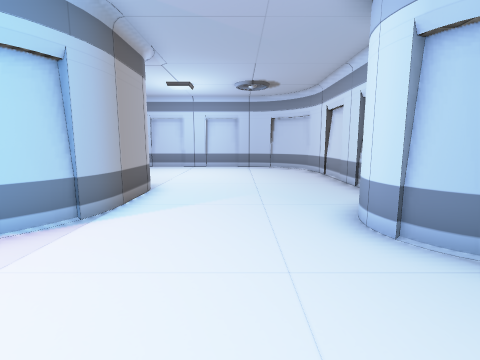
View 1 (above)

16 first-person views from a walk through a scene from a Unity 3-D project. The camera is 1.3 m above the floor, tilts 8° down and sees 85° across. Doors are open. The floor is counted in squares, 1 m on a side. Each view is taken from the middle of a square. On the plan, view 1 faces up. The plan holds only what a view shows up to about 13 squares ahead; the rest is blank. The player character is not drawn. Some animated figures are not drawn. Some surface patterns are stand-ins.

View 2
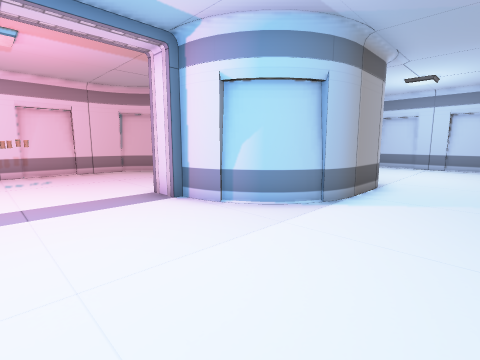

View 3
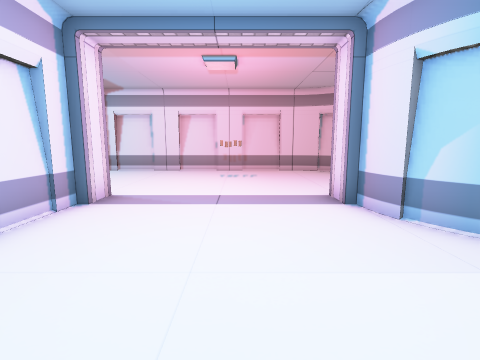

View 4
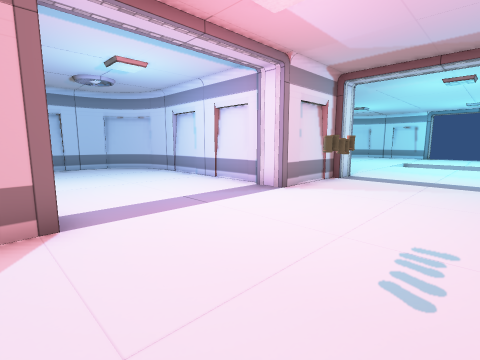

View 5
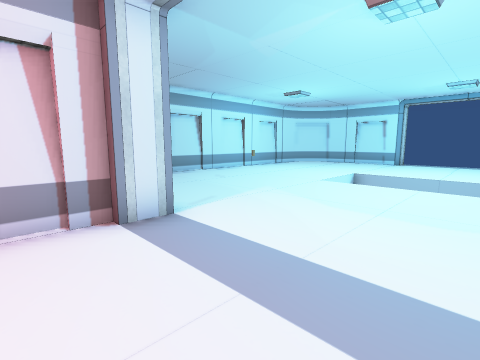

View 6
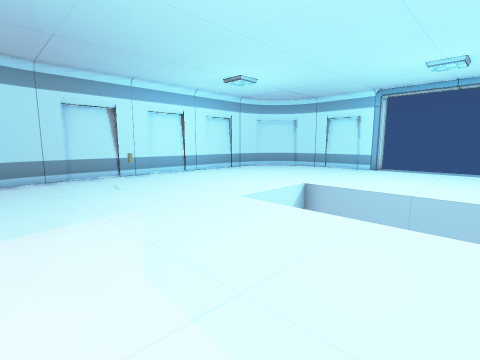

View 7
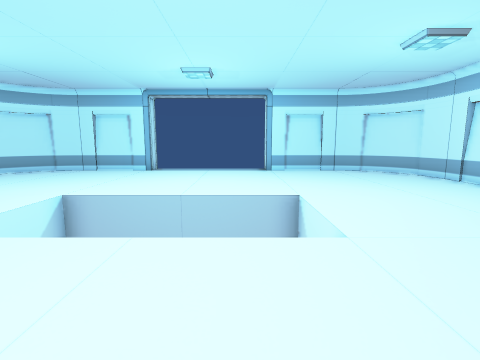

View 8
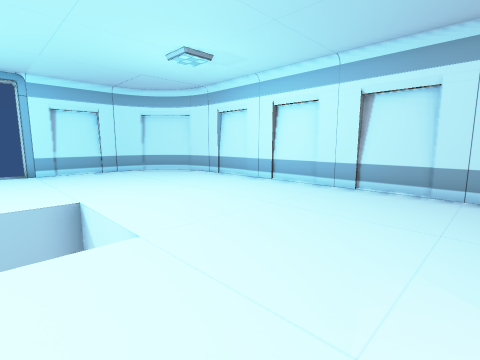

View 9
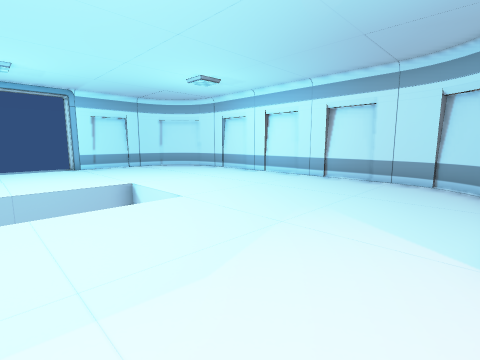

View 10
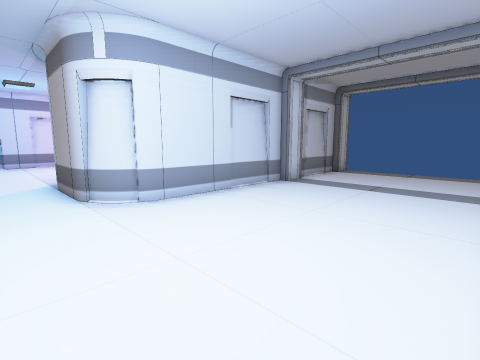

View 11
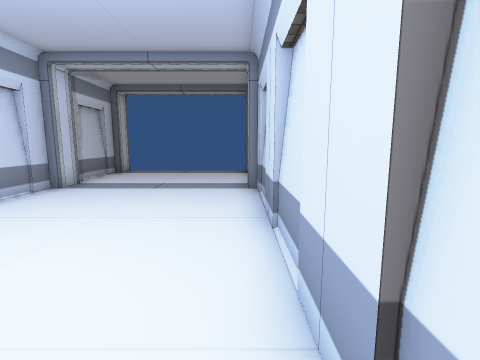

View 12
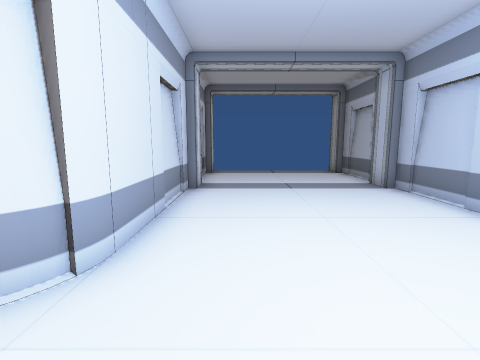

View 13
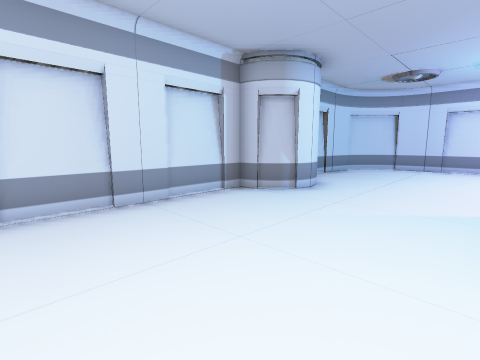

View 14
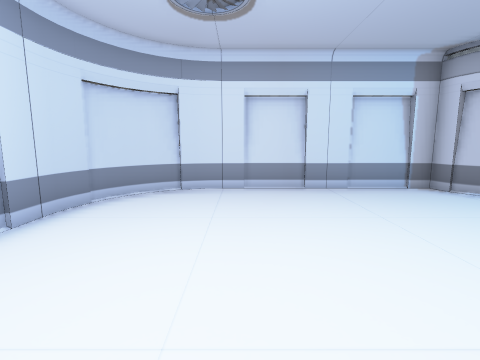

View 15
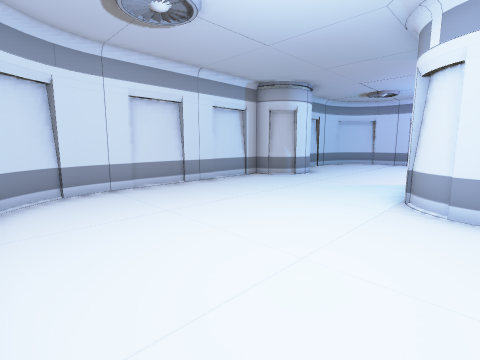

View 16
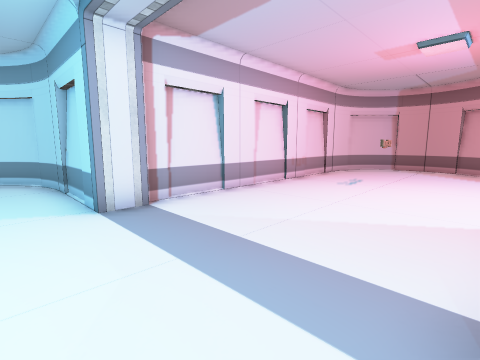

### Floor plan
Key: @ floor where view 1 was taken; # wall or solid block; . floor; D open door; O other object.
Columns run from 19 left of view 1 to 4 right of it. Each row starts with its distance up from view 1.
 15       ################
 14      #D..............##
 13       D...............##
 12       D................#
 11       D................#
 10       D................#
  9       D................#
  8      ############......#
  7                 #......#
  6         ####    #......#
  5        ##..#    #.....##
  4       ##....   ##....##
  3       #......###......#
  2       #................
  1       #................#
  0       #............@...#
 -1       #................#
 -2       #...............##
 -3       #..............##
 -4       #......#########
 -5       #......#
 -6       #......#
 -7   #####......#
 -8  ##............
 -9 ##................##
-10 #..................#
-11 #.............O....#
-12 #..................#
-13 #..................#
-14 #......      ......#
-15 #......      ......#
-16 #......      ......#
-17 #..................#
-18 #.................
-19 #................
-20 #.................
-21 ##................#
-22  ##..............##
-23   #####DDDDDD#####

Where each view was taken, in squares from view 1:
view 1: 0 up, 0 right, facing up
view 2: 1 down, 0 right, facing up-left
view 3: 0 up, 0 right, facing left
view 4: 3 up, 11 left, facing down-right
view 5: 5 down, 11 left, facing down-right
view 6: 9 down, 11 left, facing down-right
view 7: 10 down, 11 left, facing down
view 8: 10 down, 11 left, facing down-left
view 9: 8 down, 9 left, facing down-left
view 10: 14 up, 1 left, facing down-left
view 11: 14 up, 1 left, facing left
view 12: 10 up, 1 left, facing left
view 13: 11 up, 2 left, facing down-right
view 14: 11 up, 4 left, facing right
view 15: 14 up, 4 left, facing down-right
view 16: 9 down, 7 left, facing up-left
